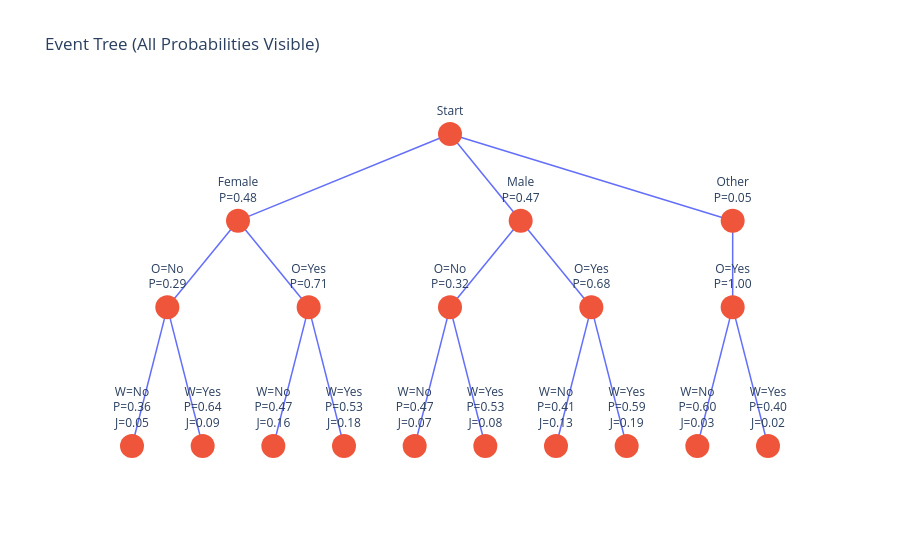

Notebook code for this chart:
### Code cell
import pandas as pd
import plotly.graph_objects as go

# --- Step 1: Compute probabilities ---
p_gender = df['Gender'].value_counts(normalize=True)
p_online = df.groupby('Gender')['Prefers_Online'].mean()
p_weekend = df.groupby(['Gender', 'Prefers_Online'])['Prefers_Weekend'].mean()

def yn(x):
    return "Yes" if x == 1 else "No"

# --- Step 2: Build paths ---
paths = []

for gender in p_gender.index:
    for online in sorted(df['Prefers_Online'].dropna().unique()):
        if gender not in p_online:
            continue
        
        if (gender, online) in p_weekend:
            for weekend in sorted(df['Prefers_Weekend'].dropna().unique()):
                paths.append((gender, online, weekend))

# --- Step 3: Assign X positions ---
n_paths = len(paths)
x_positions = {path: (i + 1) / (n_paths + 1) for i, path in enumerate(paths)}

nodes = {}
edges = []
labels = {}

# Root
nodes["Start"] = (0.5, 1.0)
labels["Start"] = "Start"

gender_x = {}
online_x = {}

# --- Leaf nodes (Weekend) ---
for (gender, online, weekend), x in x_positions.items():
    
    prob_w = p_weekend[(gender, online)]
    prob_cond = prob_w if weekend == 1 else (1 - prob_w)
    
    prob_joint = (
        p_gender[gender] *
        (p_online[gender] if online == 1 else (1 - p_online[gender])) *
        prob_cond
    )
    
    w_key = f"{gender}_{online}_{weekend}"
    nodes[w_key] = (x, 0.1)
    
    labels[w_key] = (
        f"W={yn(weekend)}"
        f"<br>P={prob_cond:.2f}"
        f"<br>J={prob_joint:.2f}"
    )
    
    gender_x.setdefault(gender, []).append(x)
    online_x.setdefault((gender, online), []).append(x)

# --- Online nodes ---
for (gender, online), xs in online_x.items():
    x = sum(xs) / len(xs)
    
    prob_online = p_online[gender] if online == 1 else (1 - p_online[gender])
    
    o_key = f"{gender}_{online}"
    nodes[o_key] = (x, 0.5)
    
    labels[o_key] = (
        f"O={yn(online)}"
        f"<br>P={prob_online:.2f}"
    )
    
    for weekend in sorted(df['Prefers_Weekend'].dropna().unique()):
        w_key = f"{gender}_{online}_{weekend}"
        if w_key in nodes:
            edges.append((o_key, w_key))

# --- Gender nodes ---
for gender, xs in gender_x.items():
    x = sum(xs) / len(xs)
    
    g_key = f"G_{gender}"
    nodes[g_key] = (x, 0.75)
    
    labels[g_key] = (
        f"{gender}"
        f"<br>P={p_gender[gender]:.2f}"
    )
    
    for online in sorted(df['Prefers_Online'].dropna().unique()):
        o_key = f"{gender}_{online}"
        if o_key in nodes:
            edges.append((g_key, o_key))
    
    edges.append(("Start", g_key))

# --- Step 4: Plot ---
node_x = [nodes[k][0] for k in nodes]
node_y = [nodes[k][1] for k in nodes]
node_text = [labels[k] for k in nodes]

node_trace = go.Scatter(
    x=node_x,
    y=node_y,
    mode='markers+text',
    text=node_text,
    textposition="top center",
    marker=dict(size=24)
)

# Edges
edge_x, edge_y = [], []

for src, dst in edges:
    x0, y0 = nodes[src]
    x1, y1 = nodes[dst]
    
    edge_x += [x0, x1, None]
    edge_y += [y0, y1, None]

edge_trace = go.Scatter(
    x=edge_x,
    y=edge_y,
    mode='lines',
    line=dict(width=1.5),
)

fig = go.Figure(data=[edge_trace, node_trace])

fig.update_layout(
    title="Event Tree (All Probabilities Visible)",
    showlegend=False,
    xaxis=dict(visible=False),
    yaxis=dict(visible=False),
    plot_bgcolor='white'
)

fig.show()

### Figure 1 — Plotly figure (JSON) as saved in the notebook; plotly's stock layout.template omitted (floating-point values rounded to 4 significant figures)
{"data": [{"line": {"width": 1.5}, "mode": "lines", "type": "scatter", "x": [0.1364, 0.09091, null, 0.1364, 0.1818, null, 0.3182, 0.2727, null, 0.3182, 0.3636, null, 0.5, 0.4545, null, 0.5, 0.5455, null, 0.6818, 0.6364, null, 0.6818, 0.7273, null, 0.8636, 0.8182, null, 0.8636, 0.9091, null, 0.2273, 0.1364, null, 0.2273, 0.3182, null, 0.5, 0.2273, null, 0.5909, 0.5, null, 0.5909, 0.6818, null, 0.5, 0.5909, null, 0.8636, 0.8636, null, 0.5, 0.8636, null], "y": [0.5, 0.1, null, 0.5, 0.1, null, 0.5, 0.1, null, 0.5, 0.1, null, 0.5, 0.1, null, 0.5, 0.1, null, 0.5, 0.1, null, 0.5, 0.1, null, 0.5, 0.1, null, 0.5, 0.1, null, 0.75, 0.5, null, 0.75, 0.5, null, 1, 0.75, null, 0.75, 0.5, null, 0.75, 0.5, null, 1, 0.75, null, 0.75, 0.5, null, 1, 0.75, null]}, {"marker": {"size": 24}, "mode": "markers+text", "text": ["Start", "W=No<br>P=0.36<br>J=0.05", "W=Yes<br>P=0.64<br>J=0.09", "W=No<br>P=0.47<br>J=0.16", "W=Yes<br>P=0.53<br>J=0.18", "W=No<br>P=0.47<br>J=0.07", "W=Yes<br>P=0.53<br>J=0.08", "W=No<br>P=0.41<br>J=0.13", "W=Yes<br>P=0.59<br>J=0.19", "W=No<br>P=0.60<br>J=0.03", "W=Yes<br>P=0.40<br>J=0.02", "O=No<br>P=0.29", "O=Yes<br>P=0.71", "O=No<br>P=0.32", "O=Yes<br>P=0.68", "O=Yes<br>P=1.00", "Female<br>P=0.48", "Male<br>P=0.47", "Other<br>P=0.05"], "textposition": "top center", "type": "scatter", "x": [0.5, 0.09091, 0.1818, 0.2727, 0.3636, 0.4545, 0.5455, 0.6364, 0.7273, 0.8182, 0.9091, 0.1364, 0.3182, 0.5, 0.6818, 0.8636, 0.2273, 0.5909, 0.8636], "y": [1, 0.1, 0.1, 0.1, 0.1, 0.1, 0.1, 0.1, 0.1, 0.1, 0.1, 0.5, 0.5, 0.5, 0.5, 0.5, 0.75, 0.75, 0.75]}], "layout": {"plot_bgcolor": "white", "showlegend": false, "title": {"text": "Event Tree (All Probabilities Visible)"}, "xaxis": {"visible": false}, "yaxis": {"visible": false}}}
